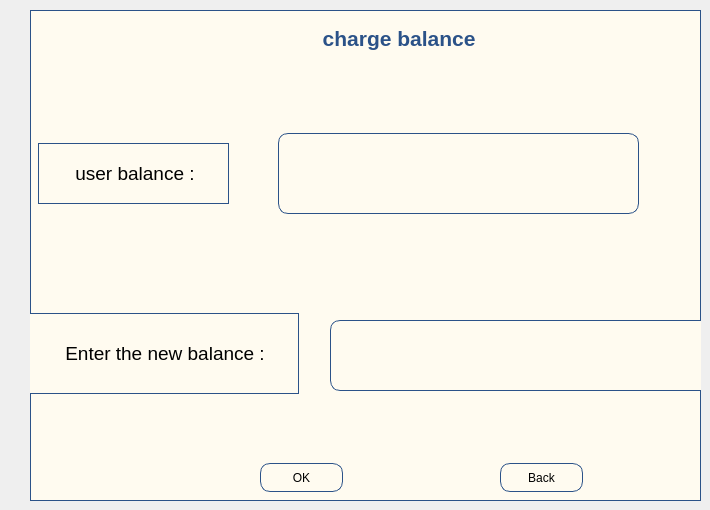
    <widget class="QWidget" name="charge_balance">
     <widget class="QWidget" name="widget_18" native="true">
      <property name="geometry">
       <rect>
        <x>30</x>
        <y>10</y>
        <width>671</width>
        <height>491</height>
       </rect>
      </property>
      <property name="styleSheet">
       <string notr="true">border:1px solid  rgb(43, 82, 136);


background-color: rgb(255, 251, 240);</string>
      </property>
      <widget class="QPushButton" name="pushButton_28">
       <property name="geometry">
        <rect>
         <x>230</x>
         <y>453</y>
         <width>83</width>
         <height>29</height>
        </rect>
       </property>
       <property name="styleSheet">
        <string notr="true">border-radius:10px;
font: 10pt &quot;Segoe UI&quot;;
border:1px solid  rgb(43, 82, 136);
</string>
       </property>
       <property name="text">
        <string>OK</string>
       </property>
      </widget>
      <widget class="QPushButton" name="pushButton_29">
       <property name="geometry">
        <rect>
         <x>470</x>
         <y>453</y>
         <width>83</width>
         <height>29</height>
        </rect>
       </property>
       <property name="styleSheet">
        <string notr="true">border-radius:10px;
font: 10pt &quot;Segoe UI&quot;;
border:1px solid  rgb(43, 82, 136);
</string>
       </property>
       <property name="text">
        <string>Back</string>
       </property>
      </widget>
      <widget class="QLabel" name="label_13">
       <property name="geometry">
        <rect>
         <x>100</x>
         <y>3</y>
         <width>541</width>
         <height>51</height>
        </rect>
       </property>
       <property name="styleSheet">
        <string notr="true">color: rgb(43, 82, 136);
border-color: rgb(255, 251, 240);
font: 700 30pt &quot;Times New Roman&quot;;</string>
       </property>
       <property name="text">
        <string>&lt;html&gt;&lt;head/&gt;&lt;body&gt;&lt;p align=&quot;center&quot;&gt;&lt;span style=&quot; font-size:16pt; font-weight:700;&quot;&gt;charge balance &lt;/span&gt;&lt;/p&gt;&lt;/body&gt;&lt;/html&gt;</string>
       </property>
      </widget>
      <widget class="QLabel" name="label_14">
       <property name="geometry">
        <rect>
         <x>8</x>
         <y>133</y>
         <width>191</width>
         <height>61</height>
        </rect>
       </property>
       <property name="text">
        <string>&lt;html&gt;&lt;head/&gt;&lt;body&gt;&lt;p align=&quot;center&quot;&gt;&lt;span style=&quot; font-size:14pt;&quot;&gt;user balance :&lt;/span&gt;&lt;/p&gt;&lt;/body&gt;&lt;/html&gt;</string>
       </property>
      </widget>
      <widget class="QTextBrowser" name="admin_change_balance">
       <property name="geometry">
        <rect>
         <x>248</x>
         <y>123</y>
         <width>361</width>
         <height>81</height>
        </rect>
       </property>
       <property name="styleSheet">
        <string notr="true">border-radius:10px;
font: 10pt &quot;Segoe UI&quot;;
border:1px solid  rgb(43, 82, 136);
</string>
       </property>
      </widget>
      <widget class="QLabel" name="label_15">
       <property name="geometry">
        <rect>
         <x>-2</x>
         <y>303</y>
         <width>271</width>
         <height>81</height>
        </rect>
       </property>
       <property name="text">
        <string>&lt;html&gt;&lt;head/&gt;&lt;body&gt;&lt;p align=&quot;center&quot;&gt;&lt;span style=&quot; font-size:14pt;&quot;&gt;Enter the new balance :&lt;/span&gt;&lt;/p&gt;&lt;/body&gt;&lt;/html&gt;</string>
       </property>
      </widget>
      <widget class="QLineEdit" name="new_balance">
       <property name="geometry">
        <rect>
         <x>300</x>
         <y>310</y>
         <width>431</width>
         <height>71</height>
        </rect>
       </property>
       <property name="styleSheet">
        <string notr="true">border-radius:10px;
font: 10pt &quot;Segoe UI&quot;;
border:1px solid  rgb(43, 82, 136);
</string>
       </property>
      </widget>
     </widget>
    </widget>
